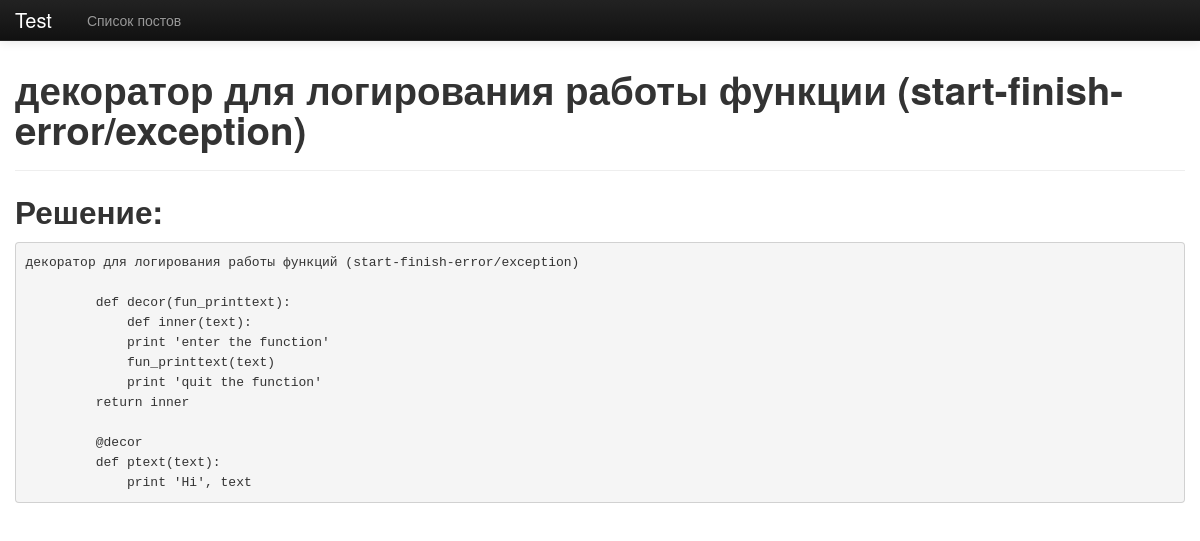
The app's page /training/4/ with its own data.
### training/models.py (models this page shows, shortened)
class Task(models.Model):
    created = models.DateTimeField(u'Дата создания')
    content = models.TextField(max_length=10000, blank=True)
    result = models.TextField(max_length=10000, blank=True)

### training/views.py (the view)
# urls.py: url(r'^(?P<pk>\d+)/$', TaskDetailView.as_view()),
class TaskDetailView(DetailView):
    model = Task

### training/templates/training/task_detail.html
{% extends 'training/base.html' %}
{% block content %}
    <h1>{{ task.content }}</h1>
    <hr/>
    <h2>Решение:</h2>
    <pre>{{ task.result }}</pre>
{% endblock %}

### training/templates/training/base.html (style rules this page uses)
body { padding-top: 60px; }

### records on screen
Task: content "декоратор для логирования работы функции (start-finish-error/exception)", result "декоратор для логирования работы функций (start-finish-error/exception) def decor(fun_printtext): def inner(text): print 'enter the function' fun_printtext(text) print 'quit the function' return inner @decor def ptext(text): print 'Hi', text"
